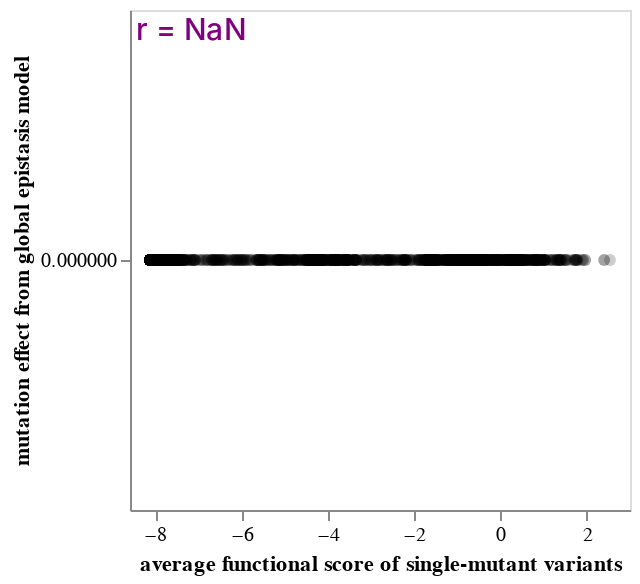

The notebook cell saved with this chart:
### Markdown cell above
Look at correlation between mutation effects estimated from global epistasis model and the average of the functional scores for the single mutants (after applying any clipping).
Ideally, this correlation should be good, especially for mutations with multiple single-mutant variants:

### Code cell
single_muts = (
    func_scores_df.query("n_aa_substitutions == 1")
    .groupby("aa_substitutions", as_index=False)
    .aggregate(
        func_score=pd.NamedAgg("func_score", "mean"),
        n_variants=pd.NamedAgg("barcode", "count"),
    )
    .rename(columns={"aa_substitutions": "mutation"})
    .merge(
        (
            mut_effects.assign(
                mutation=lambda x: x["wildtype"] + x["site"].astype(str) + x["mutant"]
            ).rename(columns={"functional_effect": "mut_effect"})[
                ["mutation", "mut_effect"]
            ]
        ),
        on="mutation",
        how="inner",
        validate="one_to_one",
    )
)

mutation_selection = alt.selection_point(
    on="mouseover",
    empty=False,
    fields=["mutation"],
)

min_n_variants = alt.param(
    value=1,
    bind=alt.binding_range(
        name="only show mutations with >= this many single-mutant variants",
        min=1,
        max=min(5, single_muts["n_variants"].max()),
        step=1,
    ),
)

single_muts_scatter = (
    alt.Chart(single_muts)
    .transform_filter(alt.datum["n_variants"] >= min_n_variants)
    .add_params(mutation_selection, min_n_variants)
    .encode(
        alt.X(
            "func_score",
            title="average functional score of single-mutant variants",
            scale=alt.Scale(nice=False, padding=10),
        ),
        alt.Y(
            "mut_effect",
            title="mutation effect from global epistasis model",
            scale=alt.Scale(nice=False, padding=10),
        ),
        strokeWidth=alt.condition(mutation_selection, alt.value(2), alt.value(0)),
        size=alt.condition(mutation_selection, alt.value(60), alt.value(35)),
        tooltip=[
            "mutation",
            "n_variants",
            alt.Tooltip("func_score", format=".2f"),
            alt.Tooltip("mut_effect", format=".2f"),
        ],
    )
    .mark_circle(fill="black", fillOpacity=0.2, stroke="red")
    .properties(width=250, height=250)
)

single_muts_r = (
    single_muts_scatter.transform_regression("func_score", "mut_effect", params=True)
    .transform_calculate(
        r=alt.expr.if_(
            alt.datum["coef"][1] >= 0,
            alt.expr.sqrt(alt.datum["rSquared"]),
            -alt.expr.sqrt(alt.datum["rSquared"]),
        ),
        label='"r = " + format(datum.r, ".2f")',
    )
    .mark_text(align="left", color="purple", fontWeight=500, opacity=1)
    .encode(
        x=alt.value(3), y=alt.value(10), text=alt.Text("label:N"), size=alt.value(15)
    )
)

single_muts_chart = (single_muts_scatter + single_muts_r).configure_axis(grid=False)

single_muts_chart

### Figure 1 — Vega-Lite specification as saved in the notebook (floating-point values rounded to 4 significant figures; data arrays with more than 128 entries replaced by an {"elided": "..."} marker saying what was removed)
{"config": {"view": {"continuousWidth": 300, "continuousHeight": 300}, "axis": {"grid": false}}, "layer": [{"mark": {"type": "circle", "fill": "black", "fillOpacity": 0.2, "stroke": "red"}, "encoding": {"size": {"condition": {"param": "param_1", "value": 60, "empty": false}, "value": 35}, "strokeWidth": {"condition": {"param": "param_1", "value": 2, "empty": false}, "value": 0}, "tooltip": [{"field": "mutation", "type": "nominal"}, {"field": "n_variants", "type": "quantitative"}, {"field": "func_score", "format": ".2f", "type": "quantitative"}, {"field": "mut_effect", "format": ".2f", "type": "quantitative"}], "x": {"field": "func_score", "scale": {"nice": false, "padding": 10}, "title": "average functional score of single-mutant variants", "type": "quantitative"}, "y": {"field": "mut_effect", "scale": {"nice": false, "padding": 10}, "title": "mutation effect from global epistasis model", "type": "quantitative"}}, "name": "view_1", "transform": [{"filter": "(datum['n_variants'] >= param_2)"}]}, {"mark": {"type": "text", "align": "left", "color": "purple", "fontWeight": 500, "opacity": 1}, "encoding": {"size": {"value": 15}, "strokeWidth": {"condition": {"param": "param_1", "value": 2, "empty": false}, "value": 0}, "text": {"field": "label", "type": "nominal"}, "tooltip": [{"field": "mutation", "type": "nominal"}, {"field": "n_variants", "type": "quantitative"}, {"field": "func_score", "format": ".2f", "type": "quantitative"}, {"field": "mut_effect", "format": ".2f", "type": "quantitative"}], "x": {"value": 3}, "y": {"value": 10}}, "transform": [{"filter": "(datum['n_variants'] >= param_2)"}, {"on": "func_score", "regression": "mut_effect", "params": true}, {"calculate": "if((datum['coef'][1] >= 0),sqrt(datum['rSquared']),(-sqrt(datum['rSquared'])))", "as": "r"}, {"calculate": "\"r = \" + format(datum.r, \".2f\")", "as": "label"}]}], "data": {"name": "data-cf5d8ff3930fb90d0b2fcb6bbb25a2cc"}, "height": 250, "params": [{"name": "param_1", "select": {"type": "point", "fields": ["mutation"], "on": "mouseover"}, "views": ["view_1"]}, {"name": "param_2", "bind": {"input": "range", "max": 5, "min": 1, "name": "only show mutations with >= this many single-mutant variants", "step": 1}, "value": 1}], "width": 250, "$schema": "https://vega.github.io/schema/vega-lite/v5.20.1.json", "datasets": {"data-cf5d8ff3930fb90d0b2fcb6bbb25a2cc": {"elided": "2890 records"}}}
